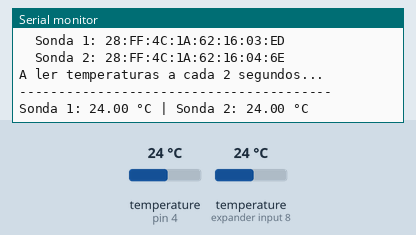
Recording of a sketch running on a simulated Arduino Uno, built with avr-gcc and run on an emulated ATmega328P. Shown: the last lines printed to the serial monitor. The test bench sets the inputs (shaded band); at power-on: temperature (sensors on pin 4, expander input 8) 24 °C.

Above: at 3.2 s.
3.3 s: temperature (sensor on pin 4) set to 12 °C
At 6.6 s:
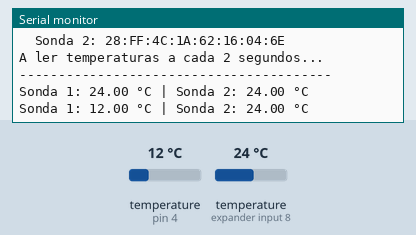
7.0 s: temperature (sensor on expander input 8) set to 12 °C
At 9.1 s:
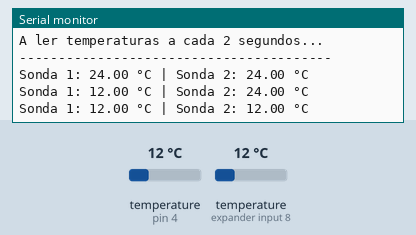
10.7 s: temperature (sensor on pin 4) set to 19 °C
At 11.6 s:
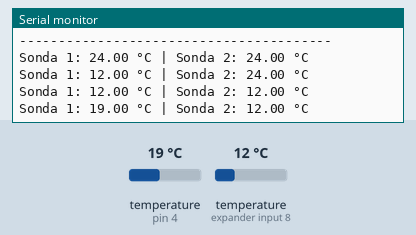
14.4 s: temperature (sensor on expander input 8) set to 19 °C
At 17.9 s:
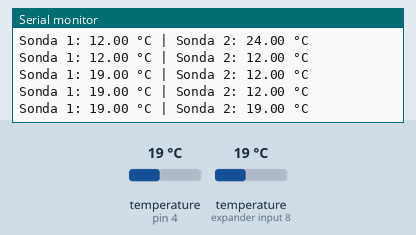
Timing chart, 0 to 19.1 s (numbered marks = the images above; inputs shaded):
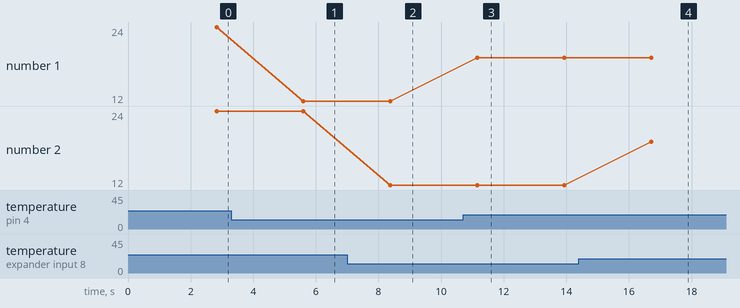

The sketch:

test_ds18b20.ino
```cpp
/*
 * Apiário Tech — Teste DS18B20
 *
 * Objetivo: Validar leitura das duas sondas de temperatura por endereço físico.
 * Critério: Ambas as sondas identificadas e lidas sem troca.
 *
 * Ligações:
 *   VCC → 3.3V (ou parasita: VCC ao GND com pull-up)
 *   GND → GND
 *   DATA → GPIO 4 (com resistência 4.7kΩ entre DATA e VCC)
 *
 * Bibliotecas necessárias:
 *   - OneWire
 *   - DallasTemperature
 */

#include <OneWire.h>
#include <DallasTemperature.h>

#define ONE_WIRE_BUS 4

OneWire oneWire(ONE_WIRE_BUS);
DallasTemperature sensores(&oneWire);

int numSondas = 0;
DeviceAddress enderecoSonda1;
DeviceAddress enderecoSonda2;

void setup() {
  Serial.begin(115200);
  delay(2000);

  Serial.println();
  Serial.println("================================");
  Serial.println("TESTE DS18B20 — Apiário Tech");
  Serial.println("================================");
  Serial.println();

  sensores.begin();
  numSondas = sensores.getDeviceCount();

  Serial.print("Sondas encontradas: ");
  Serial.println(numSondas);
  Serial.println();

  if (numSondas == 0) {
    Serial.println("✗ ERRO: Nenhuma sonda encontrada!");
    Serial.println("  Verifique:");
    Serial.println("  - Ligação DATA ao GPIO 4");
    Serial.println("  - Resistência pull-up 4.7kΩ");
    Serial.println("  - Alimentação das sondas");
    return;
  }

  // Listar endereços
  Serial.println("Endereços das sondas:");
  for (int i = 0; i < numSondas; i++) {
    DeviceAddress addr;
    if (sensores.getAddress(addr, i)) {
      Serial.print("  Sonda ");
      Serial.print(i + 1);
      Serial.print(": ");
      printAddress(addr);
      Serial.println();
    }
  }

  // Guardar endereços das duas primeiras
  if (numSondas >= 1) sensores.getAddress(enderecoSonda1, 0);
  if (numSondas >= 2) sensores.getAddress(enderecoSonda2, 1);

  Serial.println();
  Serial.println("A ler temperaturas a cada 2 segundos...");
  Serial.println("----------------------------------------");
}

void loop() {
  if (numSondas == 0) {
    delay(5000);
    return;
  }

  sensores.requestTemperatures();

  Serial.print("Sonda 1: ");
  if (numSondas >= 1) {
    float temp1 = sensores.getTempC(enderecoSonda1);
    if (temp1 == DEVICE_DISCONNECTED_C) {
      Serial.print("DESCONECTADA");
    } else {
      Serial.print(temp1, 2);
      Serial.print(" °C");
    }
  } else {
    Serial.print("N/D");
  }

  Serial.print(" | Sonda 2: ");
  if (numSondas >= 2) {
    float temp2 = sensores.getTempC(enderecoSonda2);
    if (temp2 == DEVICE_DISCONNECTED_C) {
      Serial.print("DESCONECTADA");
    } else {
      Serial.print(temp2, 2);
      Serial.print(" °C");
    }
  } else {
    Serial.print("N/D");
  }

  Serial.println();
  delay(2000);
}

void printAddress(DeviceAddress addr) {
  for (uint8_t i = 0; i < 8; i++) {
    if (addr[i] < 16) Serial.print("0");
    Serial.print(addr[i], HEX);
    if (i < 7) Serial.print(":");
  }
}
```

Measured:
- after the input at 3.3 s, the serial monitor: prints a new line after 2.3 s (image 1)
- after the input at 7.0 s, the serial monitor: prints a new line after 1.4 s (image 2)
- after the input at 10.7 s, the serial monitor: prints a new line after 0.46 s (image 3)
- after the input at 14.4 s, the serial monitor: prints a new line after 2.3 s (image 4)
- plotted number 1: 24 → 12 after the input at 3.3 s, 12 → 19 after the input at 10.7 s
